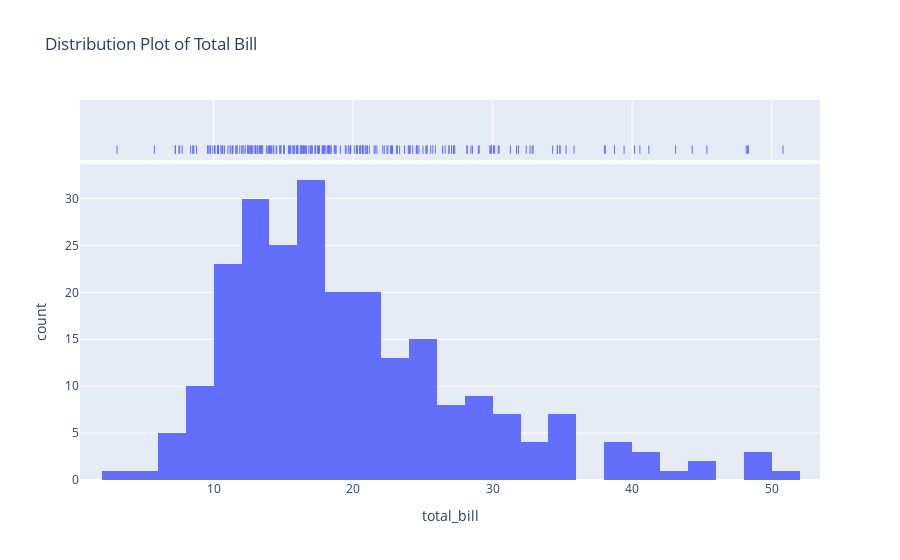

Notebook cell for this chart:
### Markdown cell above
# Ans : 5

### Code cell
# A distplot is a combination of a histogram and a kernel density estimate (KDE) plot. It is used to visualize the distribution of a dataset.

# Plot a distplot using Plotly express
fig = px.histogram(tips, x='total_bill', marginal="rug", title='Distribution Plot of Total Bill')
fig.show()

### Figure 1 — Plotly figure (JSON) as saved in the notebook; plotly's stock layout.template omitted (floating-point values rounded to 4 significant figures; data arrays with more than 128 entries replaced by an {"elided": "..."} marker saying what was removed)
{"data": [{"alignmentgroup": "True", "bingroup": "x", "hovertemplate": "total_bill=%{x}<br>count=%{y}<extra></extra>", "legendgroup": "", "marker": {"color": "#636efa", "pattern": {"shape": ""}}, "name": "", "offsetgroup": "", "orientation": "v", "showlegend": false, "type": "histogram", "x": {"elided": "244 float values"}, "xaxis": "x", "yaxis": "y"}, {"alignmentgroup": "True", "boxpoints": "all", "fillcolor": "rgba(255,255,255,0)", "hoveron": "points", "hovertemplate": "total_bill=%{x}<extra></extra>", "jitter": 0, "legendgroup": "", "line": {"color": "rgba(255,255,255,0)"}, "marker": {"color": "#636efa", "symbol": "line-ns-open"}, "name": "", "offsetgroup": "", "showlegend": false, "type": "box", "x": {"elided": "244 float values"}, "xaxis": "x2", "yaxis": "y2"}], "layout": {"autosize": true, "barmode": "relative", "legend": {"tracegroupgap": 0}, "title": {"text": "Distribution Plot of Total Bill"}, "xaxis": {"anchor": "y", "autorange": true, "domain": [0, 1], "range": [0.4178, 53.46], "title": {"text": "total_bill"}, "type": "linear"}, "xaxis2": {"anchor": "y2", "autorange": true, "domain": [0, 1], "matches": "x", "range": [0.4178, 53.46], "showgrid": true, "showticklabels": false, "type": "linear"}, "yaxis": {"anchor": "x", "autorange": true, "domain": [0, 0.8316], "range": [0, 33.68], "title": {"text": "count"}}, "yaxis2": {"anchor": "x2", "autorange": true, "domain": [0.8416, 1], "matches": "y2", "range": [-0.6176, 0.5], "showgrid": false, "showline": false, "showticklabels": false, "ticks": "", "type": "category"}}}
